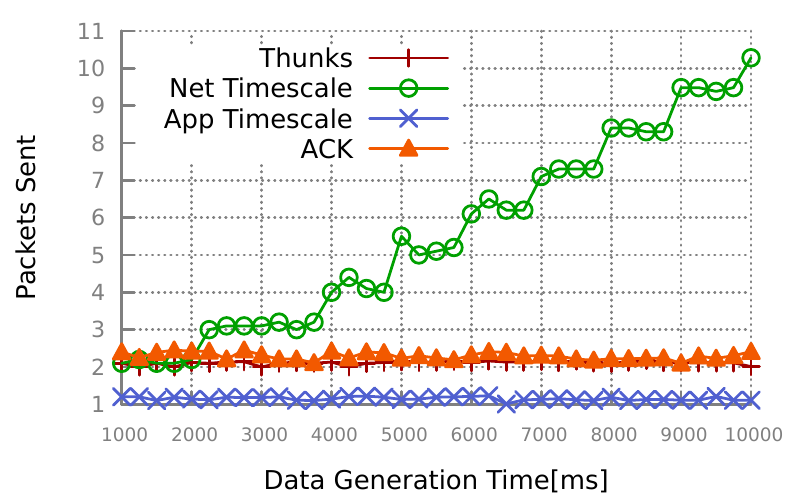

Reproduce this figure in gnuplot.
#!/usr/bin/gnuplot
reset
load 'style.gp'

set output "packets_generation.pdf"

set xlabel "Data Generation Time[s]"
set ylabel "Packets Sent"

#set yrange[0:]
set key top left


plot \
"packets_generation.dat" using 1:2 title 'Thunks' with linespoints ls 1, \
"packets_generation.dat" using 1:3 title 'Net Timescale' with linespoints ls 2, \
"packets_generation.dat" using 1:4 title 'App Timescale' with linespoints ls 3, \
"packets_generation.dat" using 1:5 title 'ACKs' with linespoints ls 4, \
